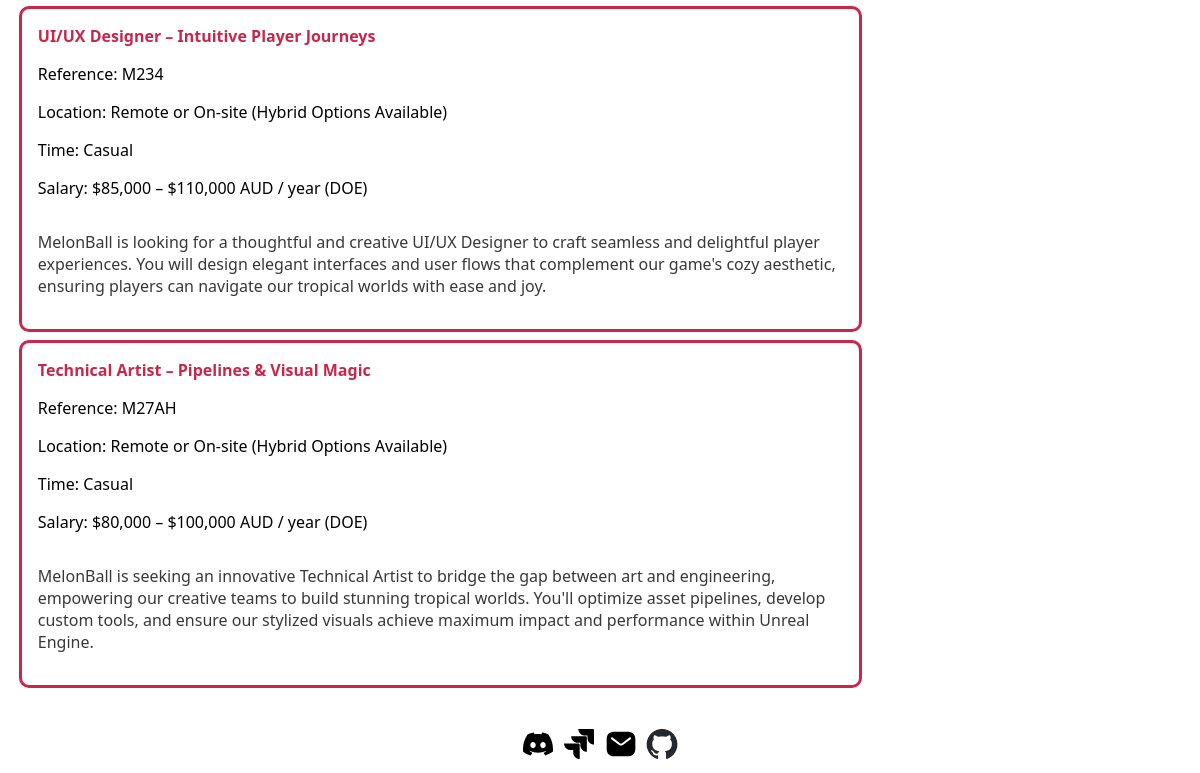
Before: /jobs.php (lower part) with the older database file.
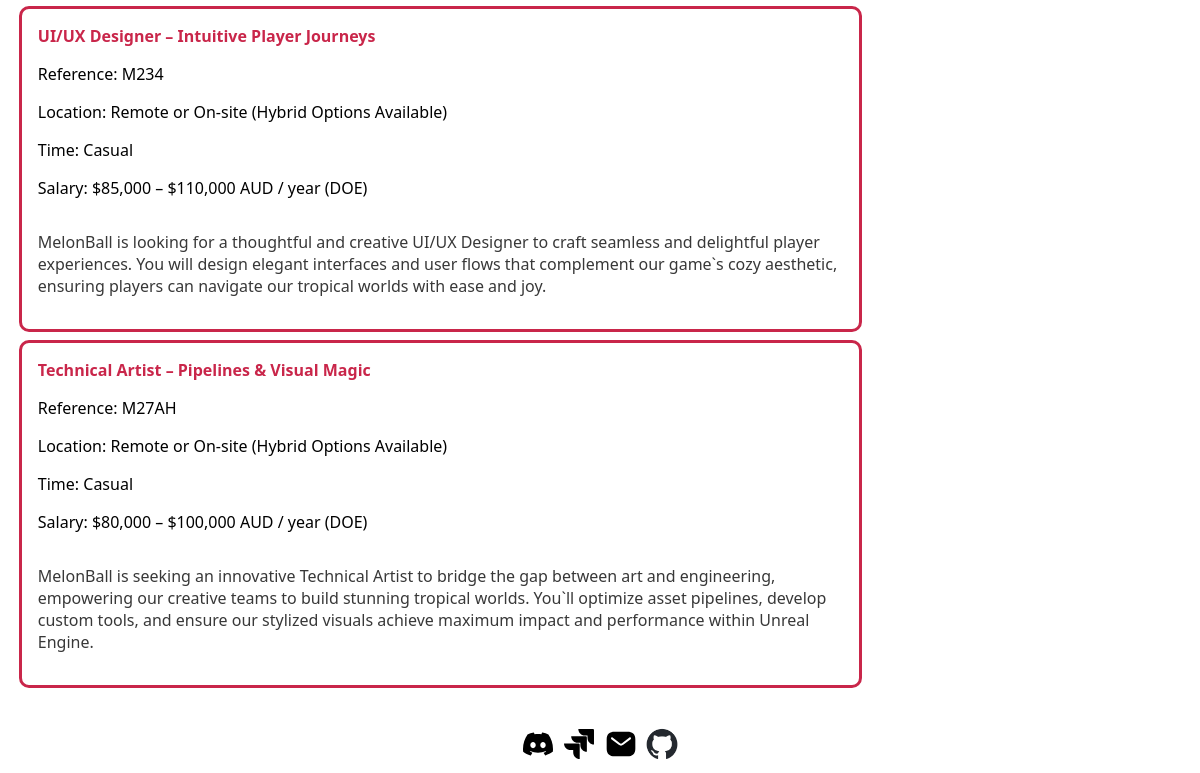
After: the same page with the newer database file.
### tables this page shows
CREATE TABLE `job_listings` (
  `job_id` int(11) NOT NULL PRIMARY KEY AUTO_INCREMENT,
  `reference_code` varchar(10) NOT NULL UNIQUE KEY,
  `title` varchar(100) NOT NULL,
  `location` varchar(255) DEFAULT NULL,
  `time_commitment` varchar(50) DEFAULT NULL,
  `salary_range` varchar(50) DEFAULT NULL,
  `short_description` text DEFAULT NULL,
  `about_the_role` text DEFAULT NULL,
  `requirements` text DEFAULT NULL,
  `responsibilities` text DEFAULT NULL,
  `reporting_line` text DEFAULT NULL
);

### jobs.php (the view, shortened to what this page needs)
<!DOCTYPE html>
<html lang="en">
    <head>
        <link rel="stylesheet" href="styles/stylessheet.css">
    </head>
    <body>
        <main>
          <section class="jobs_container">
            <?php
              require_once('settings.php');
              $conn = mysqli_connect($host, $user, $pwd, $sql_db);
            ?>
            <section class="jobs_selection">
              <?php
                $sql_query =
                  "SELECT
                    title,
                    reference_code,
                    location,
                    time_commitment,
                    salary_range,
                    short_description,
                    about_the_role,
                    requirements,
                    responsibilities,
                    reporting_line
                  FROM job_listings";
                $result = mysqli_query($conn, $sql_query);
                if ($result && mysqli_num_rows($result) > 0) {
                    while ($job = mysqli_fetch_assoc($result)) {
                        ?>
                        <a class="apply_link" href="apply.php">
                            <section class="jobs">
                                <h1 class="job_title" style="color: rgb(201, 38, 74)">
                                  <strong><?php echo htmlspecialchars($job['title']); ?></strong>
                                </h1>
                                <div class="job_meta">
                                  <p>Reference: <?php echo htmlspecialchars($job['reference_code']); ?></p>
                                  <p>Location: <?php echo htmlspecialchars($job['location']); ?></p>
                                  <p>Time: <?php echo htmlspecialchars($job['time_commitment']); ?></p>
                                  <p>Salary: <?php echo htmlspecialchars($job['salary_range']); ?></p>
                                </div>
                                <div class="job_desc">
                                  <p><?php echo htmlspecialchars($job['short_description']); ?></p>
                                </div>
                            </section>
                        </a>
                        <?php
                    }
                } else {
                    echo "<p>No job listings are currently available.</p>";
                }
              ?>
            </section>
          </section>
        </main>
        <?php include 'footer.inc'; ?>
    </body>
</html>

Changed rows visible on the page:
changed job_listings "UI/UX Designer – Intuitive Player Journeys": short_description "…flows that complement our game's cozy aesthetic, ensuring players…" → "…flows that complement our game`s cozy aesthetic, ensuring players…"
changed job_listings "Technical Artist – Pipelines & Visual Magic": short_description "…build stunning tropical worlds. You'll optimize asset pipelines, develop…" → "…build stunning tropical worlds. You`ll optimize asset pipelines, develop…"
